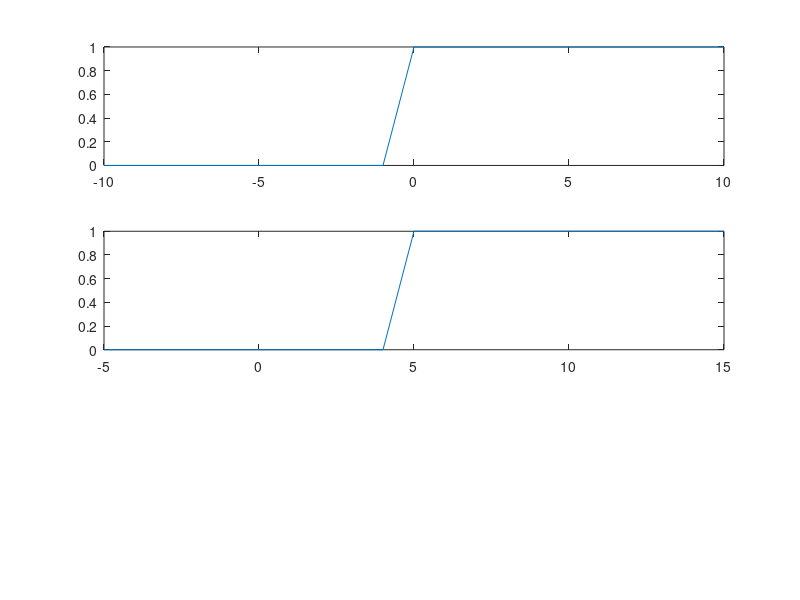

This chart was generated by the following MATLAB code:
clear all;
%unit step function
n1 = input('Enter the amount of advanced time: ');
n2 = input('Enter the amount of delayed time: ');
i = -10:1:10;
l = length(i);
for j=1:l
    if(i(j)>=0)
        y(j) = 1;
    else
        y(j) = 0;
    end
end
subplot(3,1,1);
plot(i,y);

m = i+n2;
subplot(3,1,2);
plot(m,y);
